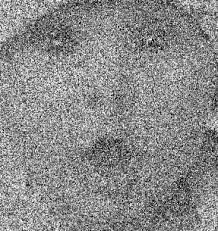
#> input picture Lab1/exercise/baby.jpeg, 218 x 231 px; its folder holds only this picture in this run
$ jupyter execute --allow-errors lab1.ipynb
#> lines starting #> are read from the running program, lines starting #| are printed output that depends on the picture; after the words box and inside, x2 and y2 are one past the last pixel; in counts of white or black regions, pixels touching at a corner belong together
[cell 1]
#cau1

from PIL import Image

#> (the rest of this cell did not finish here and is left out)

[cell 2]
#cau2

from PIL import Image

#> (the rest of this cell did not finish here and is left out)

[cell 3]
#cau3

import cv2
import numpy as np

img = cv2.imread("bird.png")
#> (the rest of this cell did not finish here and is left out)

[cell 4]
#cau4
import cv2
import numpy as np


img = cv2.imread("bird.png")
#> (the rest of this cell did not finish here and is left out)

[cell 5]
#cau5

import cv2
import os

input_folder = "exercise"
output_folder = "Exercise_Filtered_Mean"

os.makedirs(output_folder, exist_ok=True)

for filename in os.listdir(input_folder):
        input_path = os.path.join(input_folder, filename)
        output_path = os.path.join(output_folder, f"mean_{filename}")

        img = cv2.imread(input_path)
#> img is the input picture: shape (231, 218, 3); min 0, max 255, mean 137.8

        if img is not None:
            filtered = cv2.blur(img, (5, 5))
            cv2.imwrite(output_path, filtered)
            print(f"Đã xử lý: {filename}")
        else:
            print(f"Lỗi: Không thể đọc {filename}")

[cell 6]
#cau6

import numpy as np
import imageio.v2 as iio
import scipy.ndimage as sn
import os
import matplotlib.pylab as plt

input_folder = 'Exercise'
output_folder = 'Exercise_Filtered_cau6'

os.makedirs(output_folder, exist_ok=True)

mean_filter_kernel = np.ones((5, 5)) / 25

for filename in os.listdir(input_folder):
    input_path = os.path.join(input_folder, filename)

    img = iio.imread(input_path, mode='F').astype(np.uint8)
#> img: shape (231, 218); min 0, max 255, mean 137.8

    if img is not None:
        # Mean Filter
        mean_filtered_img = sn.convolve(img, mean_filter_kernel).astype(np.uint8)
        iio.imsave(os.path.join(output_folder, f"mean_{filename}"), mean_filtered_img)

        # Median Filter
        median_filtered_img = sn.median_filter(img, size=5, mode='reflect')
        iio.imsave(os.path.join(output_folder, f"median_{filename}"), median_filtered_img)

        # Max Filter
        max_filtered_img = sn.maximum_filter(img, size=5, mode='reflect')
        iio.imsave(os.path.join(output_folder, f"max_{filename}"), max_filtered_img)

        # Min Filter
        min_filtered_img = sn.minimum_filter(img, size=5, mode='reflect')
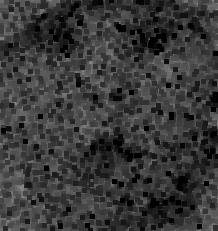
#> min_filtered_img: shape (231, 218); min 0, max 143, mean 56.7
        iio.imsave(os.path.join(output_folder, f"min_{filename}"), min_filtered_img)

#theo cảm nghĩ của em thì median filter lọc ảnh tốt

[cell 7]
#cau7

import numpy as np
import imageio.v2 as iio
import scipy.ndimage as sn
from skimage import feature, filters
import os
import matplotlib.pylab as plt


input_folder = 'exercise'
output_folder = 'Exercise_cau7'


os.makedirs(output_folder, exist_ok=True)


mean_filter_kernel = np.ones((5, 5)) / 25

# Prewitt filter kernels
prewitt_x = np.array([[ -1, 0, 1],
                      [ -1, 0, 1],
                      [ -1, 0, 1]])

prewitt_y = np.array([[ -1, -1, -1],
                      [  0,  0,  0],
                      [  1,  1,  1]])


for filename in os.listdir(input_folder):
    input_path = os.path.join(input_folder, filename)

    img = iio.imread(input_path, mode='F').astype(np.uint8)

    if img is not None:

        denoised_img = sn.convolve(img, mean_filter_kernel).astype(np.uint8)

        # 2. Áp dụng các bộ lọc biên và lưu kết quả

        # Bộ lọc Sobel
        sobel_edges = filters.sobel(denoised_img)
        iio.imsave(os.path.join(output_folder, f"sobel_edges_{filename}"), np.uint8(sobel_edges * 255))
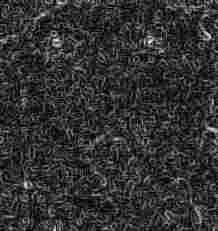
#> saved as sobel_edges_baby.jpeg: shape (231, 218); min 0, max 35, mean 6.8; drawn with min black and max white

        # Bộ lọc Canny
        canny_edges = feature.canny(denoised_img, sigma=3)
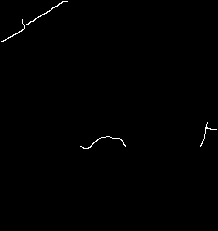
#> canny_edges: shape (231, 218) bool; 0.41% white in thin lines or dots, all inside (x1, y1, x2, y2) = (1, 1, 217, 149)
        iio.imsave(os.path.join(output_folder, f"canny_edges_{filename}"), np.uint8(canny_edges * 255))

        # Bộ lọc Prewitt
        grad_x = sn.convolve(denoised_img, prewitt_x)
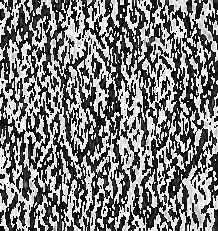
#> grad_x: shape (231, 218); min 0, max 255, mean 124.4
        grad_y = sn.convolve(denoised_img, prewitt_y)
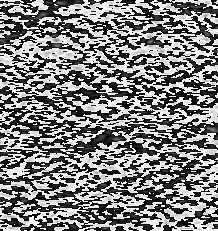
#> grad_y: shape (231, 218); min 0, max 255, mean 127.2
        prewitt_edges = np.hypot(grad_x, grad_y)
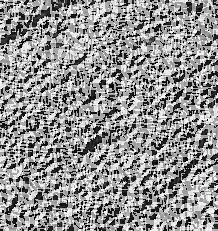
#> prewitt_edges: shape (231, 218) float16; min 0, max 360.5, mean 207.1; drawn with min black and max white
        prewitt_edges = np.uint8(prewitt_edges / np.max(prewitt_edges) * 255)
        iio.imsave(os.path.join(output_folder, f"prewitt_edges_{filename}"), prewitt_edges)

        # Bộ lọc Laplace
        laplace_edges = sn.laplace(denoised_img, mode='reflect')
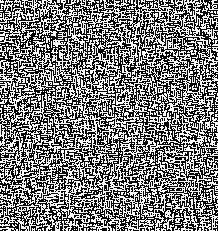
#> laplace_edges: shape (231, 218); min 0, max 255, mean 124
        iio.imsave(os.path.join(output_folder, f"laplace_edges_{filename}"), np.uint8(laplace_edges * 255))
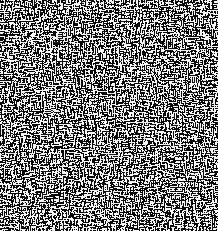
#> saved as laplace_edges_baby.jpeg: shape (231, 218); min 0, max 255, mean 123.1

[cell 8]
#cau8
import numpy as np
import imageio.v2 as iio
import scipy.ndimage as sn
import os
import random


input_folder = 'Exercise'
output_folder = 'Exercise_cau8'

os.makedirs(output_folder, exist_ok=True)

mean_filter_kernel = np.ones((5, 5)) / 25


for filename in os.listdir(input_folder):
    input_path = os.path.join(input_folder, filename)

    # Đọc ảnh và chuyển thành ảnh RGB (3 kênh màu)
    img = iio.imread(input_path)

    if img is not None:
        # 1. Khử nhiễu với Mean Filter
        denoised_img = sn.convolve(img, mean_filter_kernel[..., None]).astype(np.uint8)

        # 2. Đổi màu ngẫu nhiên cho mỗi pixel (theo 3 kênh RGB)
        height, width, _ = denoised_img.shape
#> height = 231; width = 218
        for i in range(height):
            for j in range(width):
                # Thay đổi giá trị RGB của mỗi pixel ngẫu nhiên trong phạm vi [0, 255]
                denoised_img[i, j] = [random.randint(0, 255) for _ in range(3)]
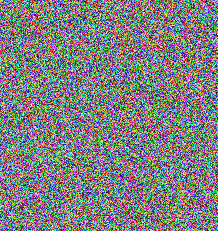
#> denoised_img: shape (231, 218, 3); mean R, G, B 126.9, 127.6, 127.6

        iio.imsave(os.path.join(output_folder, f"colored_{filename}"), denoised_img)
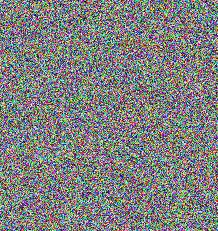
#> saved as colored_baby.jpeg: shape (231, 218, 3); mean R, G, B 126.9, 127.7, 127.5

        print(f"Đã xử lý và lưu ảnh mới cho: {filename}")
    else:
        print(f"Lỗi: Không thể đọc {filename}")

[cell 9]
#cau9
import numpy as np
import imageio.v2 as iio
import scipy.ndimage as sn
import os
import random
import matplotlib.pylab as plt
from skimage import color


input_folder = 'Exercise'
output_folder = 'Exercise_cau9'


os.makedirs(output_folder, exist_ok=True)

# Bộ lọc Mean Filter để khử nhiễu
mean_filter_kernel = np.ones((5, 5)) / 25

# Hàm khử nhiễu và đổi màu HSV ngẫu nhiên
def process_image(img, used_hues):
    # Khử nhiễu với bộ lọc Mean
    denoised_img = sn.convolve(img, mean_filter_kernel[..., None]).astype(np.uint8)

    # Chuyển ảnh từ RGB sang HSV
    hsv_img = color.rgb2hsv(denoised_img)
#> hsv_img: shape (231, 218, 3) float64; mean of channels 0, 1, 2 0, 0, 0.538

    # Đổi kênh Hue (H) ngẫu nhiên nhưng không trùng lặp
    height, width, _ = hsv_img.shape
#> height = 231; width = 218
    for i in range(height):
        for j in range(width):
            # Chọn một giá trị Hue ngẫu nhiên mà chưa được sử dụng
            random_hue = random.random()  # Chọn ngẫu nhiên giá trị Hue giữa 0 và 1
            while random_hue in used_hues:  # Đảm bảo không trùng lặp
                random_hue = random.random()
            hsv_img[i, j, 0] = random_hue
            used_hues.add(random_hue)  # Thêm giá trị Hue đã sử dụng vào tập
#> hsv_img: shape (231, 218, 3) float64; mean of channels 0, 1, 2 0.498, 0, 0.538

    # Chuyển ảnh lại từ HSV sang RGB
    rgb_img = color.hsv2rgb(hsv_img)
    return np.uint8(rgb_img * 255)  # Chuyển về phạm vi [0, 255]

# Đọc và xử lý các tệp ảnh trong thư mục
used_hues = set()  # Set để lưu các giá trị Hue đã sử dụng

for idx, filename in enumerate(os.listdir(input_folder)):
    input_path = os.path.join(input_folder, filename)

    # Đọc ảnh
    img = iio.imread(input_path)

    if img is not None:
        # Áp dụng khử nhiễu và đổi màu HSV ngẫu nhiên
        processed_img = process_image(img, used_hues)

        # Lưu ảnh mới đã thay đổi màu
        output_path = os.path.join(output_folder, f"colored_hsv_{idx+1}.png")
        iio.imsave(output_path, processed_img)

        # Hiển thị ảnh đã xử lý
        plt.figure(figsize=(6, 6))
        plt.imshow(processed_img)
        plt.title(f"Processed Image {idx+1}")
        plt.show()
        print(f"Đã xử lý và lưu ảnh mới cho tệp: {filename}")
    else:
        print(f"Lỗi: Không thể đọc tệp {filename}")

$ run again, on Lab1/exercise/balloons_noisy.png
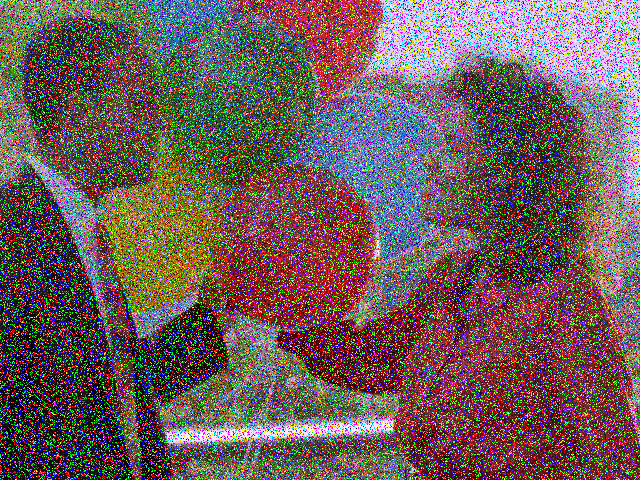
#> input picture Lab1/exercise/balloons_noisy.png, 640 x 480 px
#> img is the input picture: shape (480, 640, 3); mean B, G, R 89.9, 92, 109.1
#> `canny_edges = feature.canny(denoised_img, sigma=3)`:
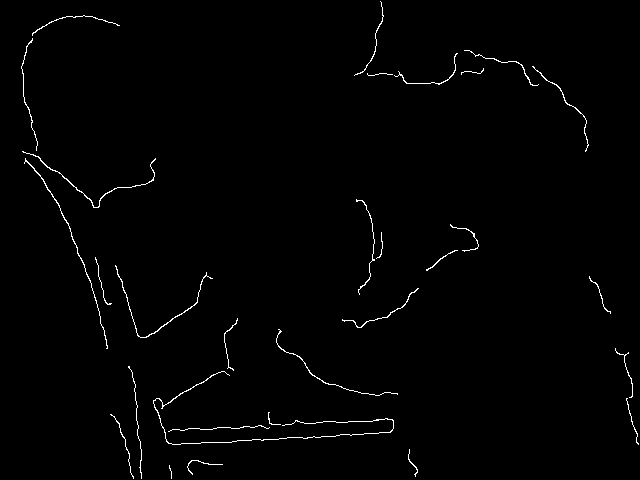
#> canny_edges: shape (480, 640) bool; 1.1% white in thin lines or dots
#> in process_image, `return np.uint8(rgb_img * 255)`:
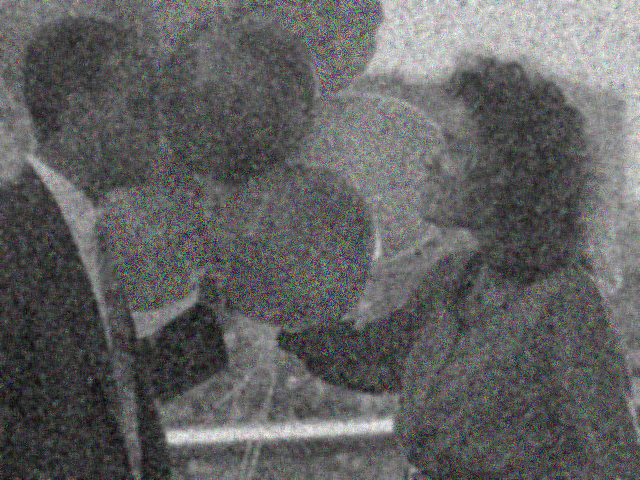
#> returned value: shape (480, 640, 3); mean of channels 0, 1, 2 97.3, 97.3, 97.2; drawn as B, G, R
